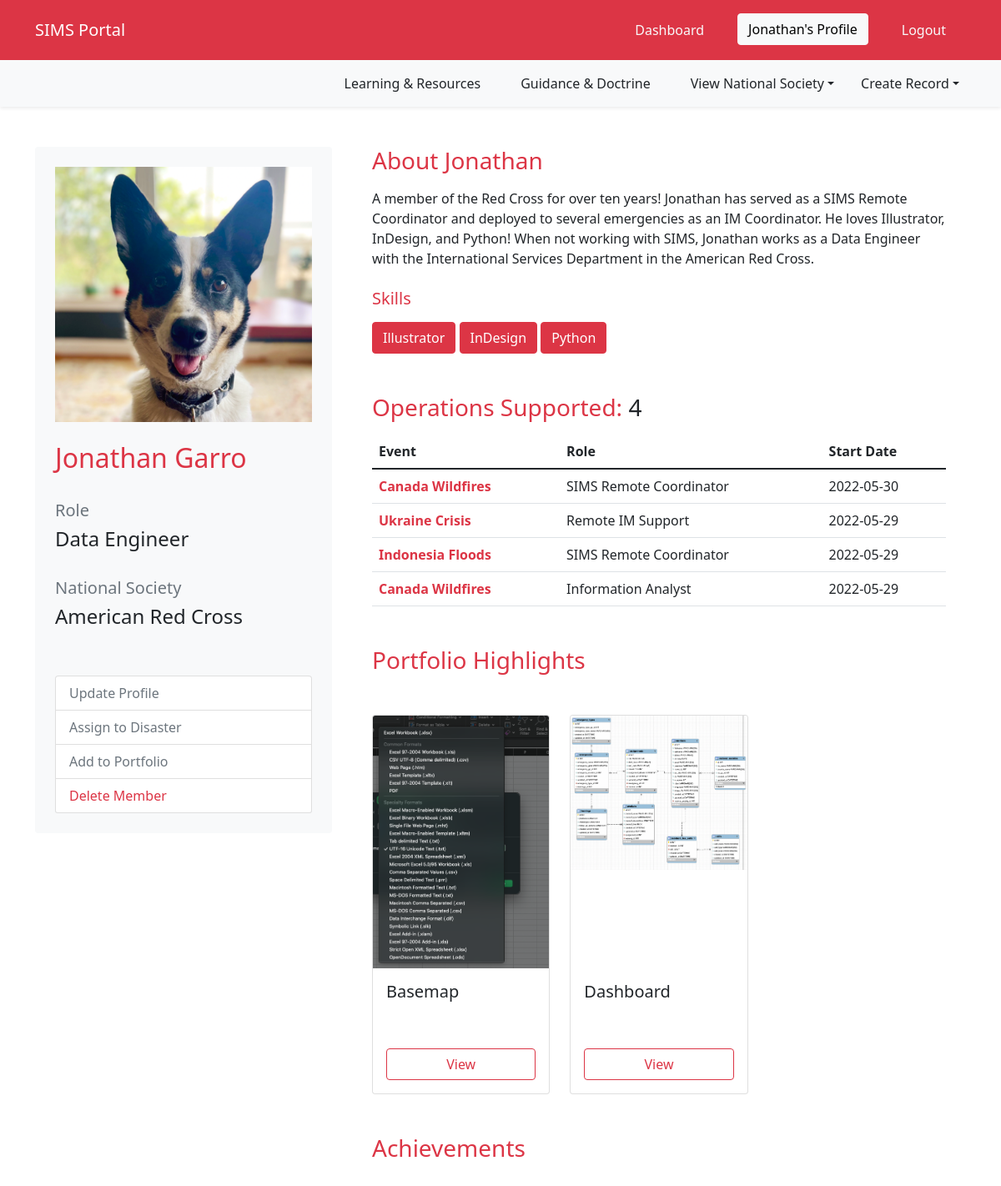
The app's page /profile (signed in) with its own data.
### SIMS_Portal/models.py (models this page shows, shortened)
class User(db.Model, UserMixin):
	__tablename__ = 'user'
	id = db.Column(db.Integer, primary_key=True)
	firstname = db.Column(db.String(40), nullable=False)
	lastname = db.Column(db.String(40), nullable=False)
	status = db.Column(db.String(20), default='Pending')
	birthday = db.Column(db.Date)
	email = db.Column(db.String(120), unique=True, nullable=False)
	password = db.Column(db.String(60), nullable=False)
	molnix_id = db.Column(db.Integer)
	job_title = db.Column(db.String(120))
	bio = db.Column(db.Text)
	is_admin = db.Column(db.Boolean, default=False)
	roles = db.Column(db.String(1000))
	languages = db.Column(db.String(1000))
	image_file = db.Column(db.String(20), nullable=False, default='default.png')
	ns_id = db.Column(db.Integer, ForeignKey('nationalsociety.ns_go_id'))
	assignments = db.relationship('Assignment', backref='assigned_member')
	products = db.relationship('Portfolio', backref='creator', lazy=True)
	created_at = db.Column(db.DateTime, server_default=func.now())
	updated_at = db.Column(db.DateTime, onupdate=func.now())
	def __repr__(self):
		return f"User('{self.id}, {self.firstname}','{self.lastname}','{self.email}','{self.image_file}', {self.ns_id})"

class NationalSociety(db.Model):
	__tablename__ = 'nationalsociety'
	id = db.Column(db.Integer, primary_key=True)
	ns_name = db.Column(db.String(120), nullable=False)
	country_name = db.Column(db.String(120), nullable=False)
	ns_go_id = db.Column(db.Integer)
	users = db.relationship('User', backref='national_society', lazy=True)
	created_at = db.Column(db.DateTime, server_default=func.now())
	updated_at = db.Column(db.DateTime, onupdate=func.now())

class Emergency(db.Model):
	__tablename__ = 'emergency'
	id = db.Column(db.Integer, primary_key=True)
	emergency_name = db.Column(db.String(100), nullable=False)
	emergency_glide = db.Column(db.String(20))
	emergency_go_id = db.Column(db.Integer)
	emergency_location_id = db.Column(db.Integer)
	emergency_review_id = db.Column(db.Integer)
	activation_details = db.Column(db.String(1000))
	emergency_type_id = db.Column(db.Integer, db.ForeignKey('emergencytype.id'))
	emergency_products = db.relationship('Portfolio', backref='emergency_response', lazy=True)
	assigned_to = db.relationship('Assignment', backref='assigned_emergency', lazy=True)
	created_at = db.Column(db.DateTime, server_default=func.now())
	updated_at = db.Column(db.DateTime, onupdate=func.now())

class Assignment(db.Model):
	__tablename__ = 'assignment'
	id = db.Column(db.Integer, primary_key=True)
	role = db.Column(db.String(100))
	start_date = db.Column(db.Date, nullable=False, default=datetime.utcnow)
	end_date = db.Column(db.Date, nullable=False)
	remote = db.Column(db.Boolean)
	assignment_details = db.Column(db.String(1000))
	user_id = db.Column(db.Integer, db.ForeignKey('user.id'))
	emergency_id = db.Column(db.Integer, db.ForeignKey('emergency.id'), default=0)
	created_at = db.Column(db.DateTime, server_default=func.now())
	updated_at = db.Column(db.DateTime, onupdate=func.now())

class Portfolio(db.Model):
	__tablename__ = 'portfolio'
	id = db.Column(db.Integer, primary_key=True)
	title = db.Column(db.String(200), nullable=False)
	type = db.Column(db.String(100), nullable=False)
	description = db.Column(db.Text)
	final_file_location = db.Column(db.String(100), nullable=False)
	asset_file_location = db.Column(db.String(100))
	external = db.Column(db.Boolean, default=False)
	creator_id = db.Column(db.Integer, db.ForeignKey('user.id'), nullable=False)
	emergency_id = db.Column(db.Integer, ForeignKey('emergency.id'))
	created_at = db.Column(db.DateTime, server_default=func.now())
	updated_at = db.Column(db.DateTime, onupdate=func.now())
	def __repr__(self):
		return f"Portfolio('{self.title}','{self.type}','{self.description}','{self.final_file_location}','{self.creator_id}')"

### SIMS_Portal/routes.py (the view)
@app.route('/profile')
@login_required
def profile():
	user_info = User.query.filter(User.id==current_user.id).first()
	try:
		ns_association = db.session.query(User, NationalSociety).join(NationalSociety, NationalSociety.ns_go_id == User.ns_id).filter(User.id==current_user.id).with_entities(NationalSociety.ns_name).first()[0]
	except:
		ns_association = 'None'
	try:
		assignment_history = db.session.query(User, Assignment, Emergency).join(Assignment, Assignment.user_id==User.id).join(Emergency, Emergency.id==Assignment.emergency_id).filter(User.id==current_user.id).all()
	except:
		pass
	deployment_history_count = len(assignment_history)
	user_portfolio = db.session.query(User, Portfolio).join(Portfolio, Portfolio.creator_id==User.id).filter(User.id==current_user.id).all()
	print(user_portfolio)
	profile_picture = url_for('static', filename='assets/img/avatars/' + current_user.image_file)
	return render_template('profile.html', title='Profile', profile_picture=profile_picture, ns_association=ns_association, user_info=user_info, assignment_history=assignment_history, deployment_history_count=deployment_history_count, user_portfolio=user_portfolio)

### SIMS_Portal/models.py (called while the page is built)
@login_manager.user_loader
def load_user(user_id):
	return User.query.get(int(user_id))

### SIMS_Portal/templates/profile.html (shortened to what this page needs)
{% extends "layout.html" %}
{% block content %}
<div class="container">
	<div class="row mb-5">
		<div class="col col-md-4 rounded rounded-3">
			<div class="card border-0 p-4 bg-light">
				<div class="row">
					<img src="{{ profile_picture }}" class="img-fluid mb-4" >
				</div>
				<div class="row">
					<h2 class="text-danger">{{ current_user.firstname }} {{ current_user.lastname }}</h2>
				</div>
				<div class="row">
					<h5 class="text-secondary mt-4">Role</h5>
					<h4>{{ current_user.job_title }}</h4>
				</div>
				<div class="row">
					<h5 class="text-secondary mt-4">National Society</h5>
					<h4>{{ ns_association }}</h4>
				</div>
				<div class="list-group mt-5">
			  		<a href="{{ url_for('update_profile') }}" class="list-group-item list-group-item-action text-secondary">Update Profile</a>
			  		<a href="#" class="list-group-item list-group-item-action text-secondary">Assign to Disaster</a>
			  		<a href="#" class="list-group-item list-group-item-action text-secondary">Add to Portfolio</a>
			  		<a href="#" class="list-group-item list-group-item-action text-danger">Delete Member</a>
				</div>
			</div>
		</div>
		<div class="col mx-4">
			<div class='mb-5'>
				<h3 class="mb-3 text-danger">About {{ user_info.firstname }}</h3>
				{{ user_info.bio }}<br><br>
				<h5 class="mb-3 text-danger">Skills</h5>
				<button type="button" class="btn btn-danger">Illustrator</button>
				<button type="button" class="btn btn-danger">InDesign</button>
				<button type="button" class="btn btn-danger">Python</button>
			</div>
			<div class='mb-5'>
				<h3 class="mb-3 text-danger">Operations Supported: <span class='text-dark'>{{ deployment_history_count }}</span></h3>
				{% if deployment_history_count == 0 %}
					No deployments yet.
				{% else %}
				<table class="table">
			  	<thead class="">
					<tr>
				  	<th>Event</th>
				  	<th>Role</th>
				  	<th>Start Date</th>
					</tr>
			  	</thead>
			  	<tbody>
				  	{% for assignment in assignment_history %}
				  	<tr>
						<td class="fw-bold"><a href="/emergency/{{assignment.Emergency.id}}" class="link-danger">{{assignment.Emergency.emergency_name}}</a></td>
						<td>{{assignment.Assignment.role}}</td>
						<td>{{assignment.Assignment.start_date}}</td>
				  	</tr>
				  	{% endfor %}
			  	</tbody>
				</table>
				{% endif %}
			</div>
			<div class='mb-5'>
				<h3 class="mb-3 text-danger">Portfolio Highlights</h3>
				<div class="row row-cols-3 row-cols-md-3 g-4 mt-4">
				{% for product in user_portfolio %}
					<div class="col d-flex align-items-stretch">
						<div class="card" style="width: 18rem;">
					  	<img src="/static/assets/portfolio/{{product.Portfolio.final_file_location}}" class="card-img-top" alt="...">
					  	<div class="card-body d-flex flex-column">
							<h5 class="card-title mt-auto">{{product.Portfolio.title}}</h5>
							<a href="#" class="btn btn-outline-danger mt-5">View</a>
					  	</div>
						</div>
					</div>
				{% endfor %}
				</div>
			</div>
			<div class='mb-3'>
			<h3 class="mb-3 text-danger">Achievements</h3>
			</div>
		</div>
	</div>
</div>
{% endblock content %}

### SIMS_Portal/templates/layout.html (shortened to what this page needs)
<!DOCTYPE html>
<html lang="en">
<head>
	<link href="https://cdn.jsdelivr.net/npm/bootstrap@5.1.3/dist/css/bootstrap.min.css" rel="stylesheet">
	<link href="https://cdn.datatables.net/1.11.4/css/dataTables.bootstrap5.min.css" rel="stylesheet">
	<link rel="stylesheet" type="text/css" href="{{ url_for('static', filename='css/main.css') }}">
	<link rel="stylesheet" href="https://cdn.jsdelivr.net/npm/bootstrap-icons@1.8.3/font/bootstrap-icons.css">
</head>
<body>
	<header>
	<nav id="navbar_top" class="navbar navbar-expand-md navbar-dark bg-danger navbar-static-top py-3">
	 <div class="container">
		{% if current_user.is_authenticated %}
			<a class="navbar-brand" href="/dashboard">SIMS Portal</a>
		{% else %}
			<a class="navbar-brand" href="/">SIMS Portal</a>
		{% endif %}
	  <div class="collapse navbar-collapse" id="main_nav">
		<ul class="navbar-nav ms-auto">
			{% if current_user.is_authenticated %}
				{% if request.path == '/dashboard' %}
					<li class="nav-item px-3"><button type="button" class="btn btn-light">Dashboard</button></li>
				{% else %}
					<li class="nav-item px-3"><a class="nav-link text-light" href="/dashboard"> Dashboard </a></li>
				{% endif %}
				{% if request.path == '/profile' %}
					<li class="nav-item px-3"><button type="button" class="btn btn-light">{{ current_user.firstname }}'s Profile</button></li>
				{% else %}
				<li class="nav-item px-3"><a class="nav-link text-light" href="/profile"> {{ current_user.firstname }}'s Profile </a></li>
				{% endif %}
				<li class="nav-item px-3"><a class="nav-link text-light" href="/logout"> Logout </a></li>
			{% endif %}
		</ul>
	  </div>
	</nav>
	{% if current_user.is_authenticated %}
	<nav id="navbar_top" class="navbar navbar-expand-sm box-shadow shadow-sm navbar-dark bg-light sticky-top mb-5 ">
	 <div class="container">
	  <div class="collapse navbar-collapse" id="main_nav">
		<ul class="navbar-nav ms-auto">
			<li class="nav-item px-3"><a class="nav-link text-dark" href="#"> Learning & Resources</a></li>
			<li class="nav-item px-3"><a class="nav-link text-dark" href="#"> Guidance & Doctrine</a></li>
			<li class="nav-item dropdown px-3">
				<a class="nav-link dropdown-toggle text-dark" href="#" id="navbarDropdown" role="button" data-toggle="dropdown" aria-haspopup="true" aria-expanded="false">View National Society</a>
			</li>
			<li class="nav-item dropdown pl-3">
				<a class="nav-link dropdown-toggle text-dark" href="#" id="navbarDropdown" role="button" data-toggle="dropdown" aria-haspopup="true" aria-expanded="false">Create Record</a>
			</li>
		</ul>
	  </div>
	 </div>
	</nav>
	{% endif %}
	</header>
	{% block content %}{% endblock %}
</body>
</html>

### SIMS_Portal/static/css/main.css (style rules this page uses)
a:link { text-decoration: none; }

### records on screen
User: firstname "Jonathan", lastname "Garro", job_title "Data Engineer", bio "A member of the Red Cross for over ten years! Jonathan has served as a SIMS Remote Coordinator and deployed to several emergencies as an IM Coordinator. He loves Illustrator, InDesign, and Python! When not working with SIMS, Jonathan works as a Data Engineer with the International Services Department in the American Red Cross.", Emergency.emergency_name "Canada Wildfires", Assignment.role "SIMS Remote Coordinator", Assignment.start_date "2022-05-30", Emergency.emergency_name "Ukraine Crisis", Assignment.role "Remote IM Support", Assignment.start_date "2022-05-29", Emergency.emergency_name "Indonesia Floods", Assignment.role "Information Analyst", Portfolio.final_file_location (picture), Portfolio "Basemap", Portfolio "Dashboard"
NationalSociety: ns_name "American Red Cross"

### other values on screen
{{ deployment_history_count }} "4"
